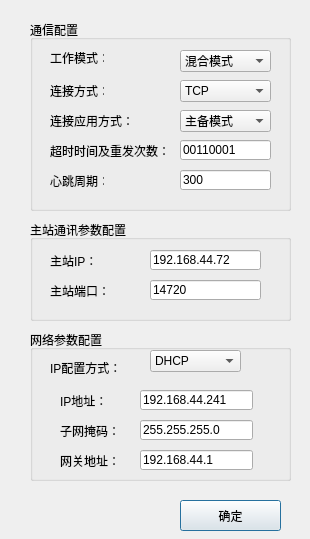
<?xml version="1.0" encoding="UTF-8"?>
<ui version="4.0">
 <class>Paramset_internet</class>
 <widget class="QDialog" name="Paramset_internet">
  <property name="geometry">
   <rect>
    <x>0</x>
    <y>0</y>
    <width>310</width>
    <height>539</height>
   </rect>
  </property>
  <property name="windowTitle">
   <string>Dialog</string>
  </property>
  <property name="windowIcon">
   <iconset resource="images/myResourses.qrc">
    <normaloff>:/myImages/Configure_48.ico</normaloff>:/myImages/Configure_48.ico</iconset>
  </property>
  <widget class="QGroupBox" name="groupBox">
   <property name="geometry">
    <rect>
     <x>30</x>
     <y>20</y>
     <width>261</width>
     <height>191</height>
    </rect>
   </property>
   <property name="title">
    <string>通信配置</string>
   </property>
   <widget class="QLabel" name="label_3">
    <property name="geometry">
     <rect>
      <x>20</x>
      <y>60</y>
      <width>54</width>
      <height>21</height>
     </rect>
    </property>
    <property name="text">
     <string>连接方式：</string>
    </property>
   </widget>
   <widget class="QComboBox" name="comBox_workmodel">
    <property name="geometry">
     <rect>
      <x>150</x>
      <y>30</y>
      <width>91</width>
      <height>22</height>
     </rect>
    </property>
    <property name="currentText">
     <string>客户机模式</string>
    </property>
    <item>
     <property name="text">
      <string>混合模式</string>
     </property>
    </item>
    <item>
     <property name="text">
      <string>客户机模式</string>
     </property>
    </item>
    <item>
     <property name="text">
      <string>服务器模式</string>
     </property>
    </item>
   </widget>
   <widget class="QLabel" name="label_2">
    <property name="geometry">
     <rect>
      <x>20</x>
      <y>30</y>
      <width>54</width>
      <height>16</height>
     </rect>
    </property>
    <property name="text">
     <string>工作模式：</string>
    </property>
   </widget>
   <widget class="QLabel" name="label_4">
    <property name="geometry">
     <rect>
      <x>20</x>
      <y>90</y>
      <width>81</width>
      <height>21</height>
     </rect>
    </property>
    <property name="text">
     <string>连接应用方式：</string>
    </property>
   </widget>
   <widget class="QLabel" name="label_5">
    <property name="geometry">
     <rect>
      <x>20</x>
      <y>120</y>
      <width>121</width>
      <height>21</height>
     </rect>
    </property>
    <property name="text">
     <string>超时时间及重发次数：</string>
    </property>
   </widget>
   <widget class="QLabel" name="label_6">
    <property name="geometry">
     <rect>
      <x>20</x>
      <y>150</y>
      <width>54</width>
      <height>21</height>
     </rect>
    </property>
    <property name="text">
     <string>心跳周期：</string>
    </property>
   </widget>
   <widget class="QComboBox" name="comBox_applicationType">
    <property name="geometry">
     <rect>
      <x>150</x>
      <y>90</y>
      <width>91</width>
      <height>22</height>
     </rect>
    </property>
    <property name="currentText">
     <string>主备模式</string>
    </property>
    <item>
     <property name="text">
      <string>主备模式</string>
     </property>
    </item>
    <item>
     <property name="text">
      <string>多连接模式</string>
     </property>
    </item>
   </widget>
   <widget class="QComboBox" name="comBox_linkstyle">
    <property name="geometry">
     <rect>
      <x>150</x>
      <y>60</y>
      <width>91</width>
      <height>22</height>
     </rect>
    </property>
    <property name="currentText">
     <string>TCP</string>
    </property>
    <item>
     <property name="text">
      <string>TCP</string>
     </property>
    </item>
    <item>
     <property name="text">
      <string>UDP</string>
     </property>
    </item>
   </widget>
   <widget class="QLineEdit" name="lineEdit_delaytimes">
    <property name="geometry">
     <rect>
      <x>150</x>
      <y>120</y>
      <width>91</width>
      <height>20</height>
     </rect>
    </property>
    <property name="text">
     <string>00110001</string>
    </property>
    <property name="readOnly">
     <bool>true</bool>
    </property>
   </widget>
   <widget class="QLineEdit" name="lineEdit_heartbeat">
    <property name="geometry">
     <rect>
      <x>150</x>
      <y>150</y>
      <width>91</width>
      <height>20</height>
     </rect>
    </property>
    <property name="text">
     <string>300</string>
    </property>
   </widget>
  </widget>
  <widget class="QGroupBox" name="groupBox_3">
   <property name="geometry">
    <rect>
     <x>30</x>
     <y>330</y>
     <width>261</width>
     <height>151</height>
    </rect>
   </property>
   <property name="title">
    <string>网络参数配置</string>
   </property>
   <widget class="QLabel" name="label_9">
    <property name="geometry">
     <rect>
      <x>30</x>
      <y>90</y>
      <width>71</width>
      <height>21</height>
     </rect>
    </property>
    <property name="text">
     <string>子网掩码：</string>
    </property>
   </widget>
   <widget class="QLabel" name="label_10">
    <property name="geometry">
     <rect>
      <x>30</x>
      <y>120</y>
      <width>81</width>
      <height>21</height>
     </rect>
    </property>
    <property name="text">
     <string>网关地址：</string>
    </property>
   </widget>
   <widget class="QLineEdit" name="lineEdit_sIP_subnetmask">
    <property name="geometry">
     <rect>
      <x>110</x>
      <y>90</y>
      <width>113</width>
      <height>20</height>
     </rect>
    </property>
    <property name="text">
     <string>255.255.255.0</string>
    </property>
   </widget>
   <widget class="QLineEdit" name="lineEdit_sPort_gateway">
    <property name="geometry">
     <rect>
      <x>110</x>
      <y>120</y>
      <width>113</width>
      <height>20</height>
     </rect>
    </property>
    <property name="text">
     <string>192.168.44.1</string>
    </property>
   </widget>
   <widget class="QLabel" name="label_11">
    <property name="geometry">
     <rect>
      <x>30</x>
      <y>60</y>
      <width>71</width>
      <height>21</height>
     </rect>
    </property>
    <property name="text">
     <string>IP地址：</string>
    </property>
   </widget>
   <widget class="QLineEdit" name="lineEdit_sIP_dev">
    <property name="geometry">
     <rect>
      <x>110</x>
      <y>60</y>
      <width>113</width>
      <height>20</height>
     </rect>
    </property>
    <property name="text">
     <string>192.168.44.241</string>
    </property>
   </widget>
   <widget class="QLabel" name="label_12">
    <property name="geometry">
     <rect>
      <x>20</x>
      <y>30</y>
      <width>81</width>
      <height>16</height>
     </rect>
    </property>
    <property name="text">
     <string>IP配置方式：</string>
    </property>
   </widget>
   <widget class="QComboBox" name="comBox_IP_setway">
    <property name="geometry">
     <rect>
      <x>120</x>
      <y>20</y>
      <width>91</width>
      <height>22</height>
     </rect>
    </property>
    <item>
     <property name="text">
      <string>DHCP</string>
     </property>
    </item>
    <item>
     <property name="text">
      <string>静态</string>
     </property>
    </item>
    <item>
     <property name="text">
      <string>PPPoE</string>
     </property>
    </item>
   </widget>
  </widget>
  <widget class="QGroupBox" name="groupBox_2">
   <property name="geometry">
    <rect>
     <x>30</x>
     <y>220</y>
     <width>261</width>
     <height>101</height>
    </rect>
   </property>
   <property name="title">
    <string>主站通讯参数配置</string>
   </property>
   <widget class="QLabel" name="label_7">
    <property name="geometry">
     <rect>
      <x>20</x>
      <y>30</y>
      <width>71</width>
      <height>21</height>
     </rect>
    </property>
    <property name="text">
     <string>主站IP：</string>
    </property>
   </widget>
   <widget class="QLabel" name="label_8">
    <property name="geometry">
     <rect>
      <x>20</x>
      <y>60</y>
      <width>81</width>
      <height>21</height>
     </rect>
    </property>
    <property name="text">
     <string>主站端口：</string>
    </property>
   </widget>
   <widget class="QLineEdit" name="lineEdit_sIP_server">
    <property name="geometry">
     <rect>
      <x>120</x>
      <y>30</y>
      <width>111</width>
      <height>20</height>
     </rect>
    </property>
    <property name="text">
     <string>192.168.44.72</string>
    </property>
   </widget>
   <widget class="QLineEdit" name="lineEdit_sPort_server">
    <property name="geometry">
     <rect>
      <x>120</x>
      <y>60</y>
      <width>111</width>
      <height>20</height>
     </rect>
    </property>
    <property name="text">
     <string>14720</string>
    </property>
   </widget>
  </widget>
  <widget class="QPushButton" name="pushBtn_OK">
   <property name="geometry">
    <rect>
     <x>180</x>
     <y>500</y>
     <width>101</width>
     <height>31</height>
    </rect>
   </property>
   <property name="text">
    <string>确定</string>
   </property>
  </widget>
 </widget>
 <resources>
  <include location="images/myResourses.qrc"/>
 </resources>
 <connections/>
</ui>
